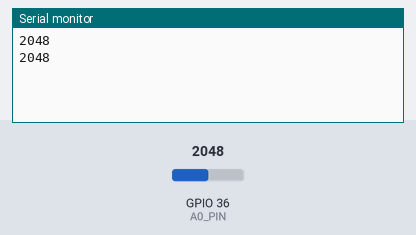
Bench run of a sketch on a simulated ESP32. Shown: the last lines printed to the serial monitor. The test bench sets the inputs (shaded band); at power-on: GPIO 36 (A0_PIN) = 2048.

Above: at 1.8 s.
1.9 s: GPIO 36 (A0_PIN) set to 2866
At 2.8 s:
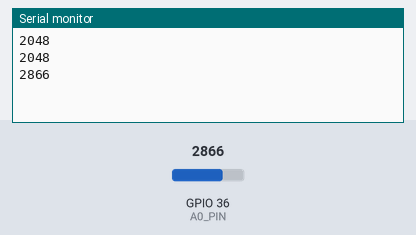
3.4 s: GPIO 36 (A0_PIN) set to 3603
At 4.5 s:
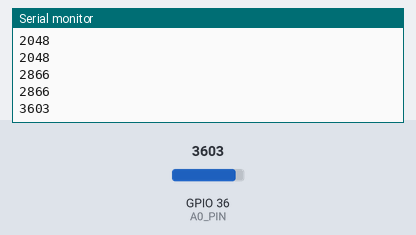
Timing chart, 0 to 6.4 s (numbered marks = the images above; inputs shaded):
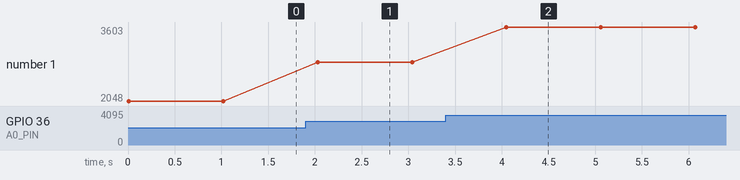

Measured:
- after the input at 1.9 s, the serial monitor: prints a new line after 0.13 s (image 1)
- after the input at 3.4 s, the serial monitor: prints a new line after 0.65 s (image 2)
- plotted number 1: 2048 → 2866 after the input at 1.9 s, 2866 → 3603 after the input at 3.4 s

The sketch:

water_sensor_esp32.ino
```cpp
#define POWER_PIN 32
#define A0_PIN 36

void setup() {
    Serial.begin(115200);
    pinMode(POWER_PIN, OUTPUT);
}

void loop() {
    digitalWrite(POWER_PIN, HIGH);
    delay(10);
    int analogValue = analogRead(A0_PIN);
    digitalWrite(POWER_PIN, LOW);
    Serial.println(analogValue);
    delay(1000);
}
```
